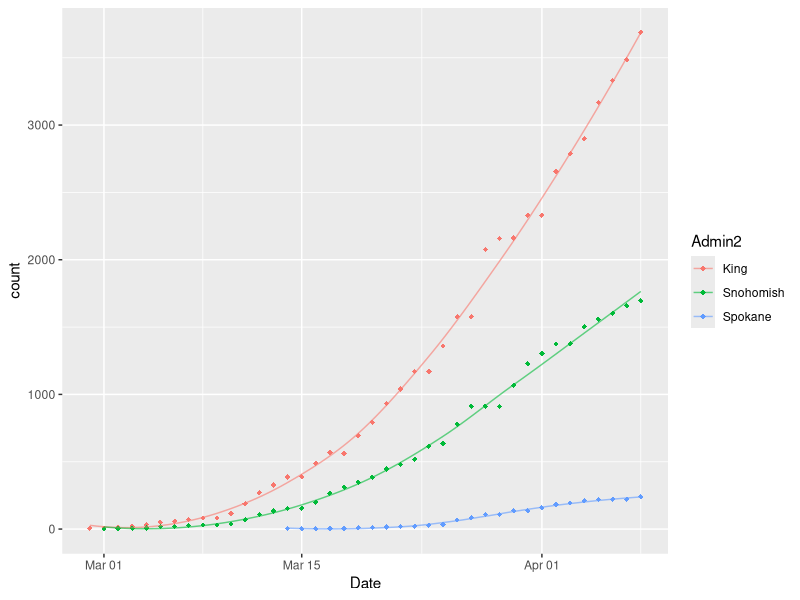
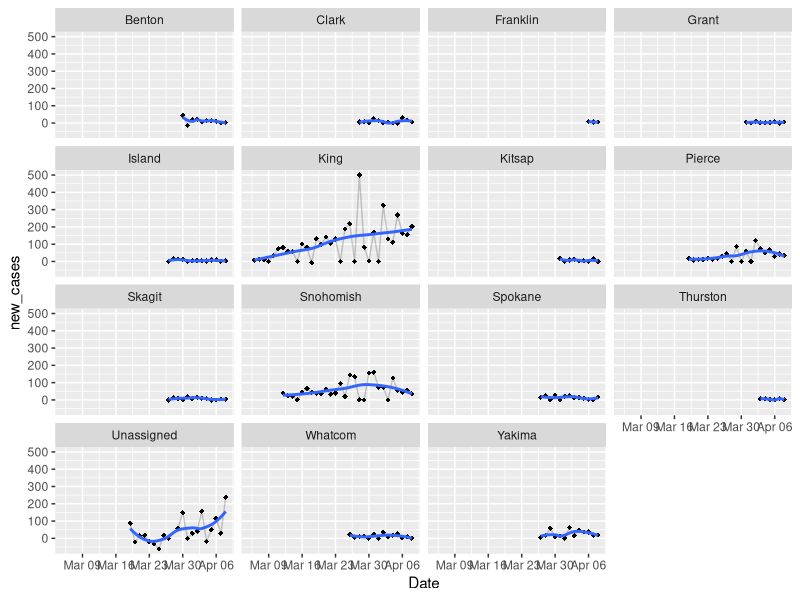

Generate these figures, in order, with R: (Note: this script raises an error after producing the figures.)
library(tidyverse)
library(lubridate)
# read US Cases into Rstudio ----------------------------------------------

covid_cases_us <- read.csv(here::here("data","covid_US_cases_raw.csv"),stringsAsFactors = F)

# tidy up the data for graphing
recent_date <- colnames(covid_cases_us)[length(covid_cases_us)]
head(covid_cases_us)

str(covid_cases_us)

UID_dates<- covid_cases_us %>% select(UID,X1.22.20:recent_date) %>% gather(key = Date, value= count,-UID)

UID_info<- covid_cases_us %>% select(-c(X1.22.20:recent_date))

covid_US_cases_tidy<- left_join(UID_info,UID_dates,by="UID")

covid_US_cases_tidy<-covid_US_cases_tidy %>% mutate(Date=gsub("X","",Date))
str(covid_US_cases_tidy)

cols<- names(covid_US_cases_tidy[c(1:8,11)])

#Use lapply() to coerce and replace the chosen columns:
covid_US_cases_tidy[cols] <- lapply(covid_US_cases_tidy[cols], factor)  ## as.factor() could also be used
covid_US_cases_tidy$Date<- mdy(covid_US_cases_tidy$Date)
str(covid_US_cases_tidy)
#write.csv(covid_US_cases_tidy,file='./data/covid_US_cases_tidy.csv')





# list of counties in Washington

covid_US_cases_tidy %>% filter(Province_State=="Washington") %>% group_by(Admin2) %>%
  summarise(m=max(count)) %>% arrange(desc(m))

# total cumulative cases in Washington state, King and Spkane county

covid_US_cases_tidy %>% filter(Province_State=="Washington",Admin2=="King"|Admin2=="Spokane"|Admin2=="Snohomish",count>01) %>% group_by(Admin2) %>%
  arrange(desc(Date)) %>% select(-c(iso2:FIPS,Country_Region)) %>% group_by(Date)%>%
  ggplot(aes(Date,count,color=Admin2))+geom_point(shape=18)+
  geom_line(stat='smooth',se=F,alpha=.6)


covid_US_cases_tidy %>%filter(Province_State=='Washington',count>50) %>%
  group_by(Admin2) %>%
  arrange(-desc(Date)) %>% select(-c(iso2:FIPS,Country_Region)) %>%
  mutate(count_lag=lag(count,1),new_cases=count-count_lag) %>% group_by(Date) %>%
  ggplot(aes(Date,new_cases))+
  geom_point(shape=18)+geom_line(alpha=.2)+geom_smooth(se=F)+
  facet_wrap(~Admin2)

# all us state and then some
drop_ship <- c("Diamond Princess","Grand Princess")
drop_state <- c("New Jersey","New York","Massachusetts","California",)

covid_US_cases_tidy %>%
  select(-c(iso2:FIPS,Admin2,Country_Region)) %>%
  group_by(Province_State,Date) %>%
  summarise(count=sum(count,na.rm=T)) %>%
  filter(Date>"2020-04-20",!Province_State %in% drop_ship) %>%
  #filter(!Province_State %in% drop_state) %>%
  mutate(new_cases= count-lag(count)) %>%
  group_by(Date,Province_State) %>% arrange(desc(Date,new_cases)) %>%
  ggplot(aes(x=Date,new_cases))+ geom_point(size=.2)+
  geom_line()+
  facet_wrap(~Province_State,scales = 'free')+
  ggtitle("new cases in the States since 4/21")+
  geom_smooth(method='lm',color='blue',se=F)+
geom_smooth(color='pink',size=.3)
